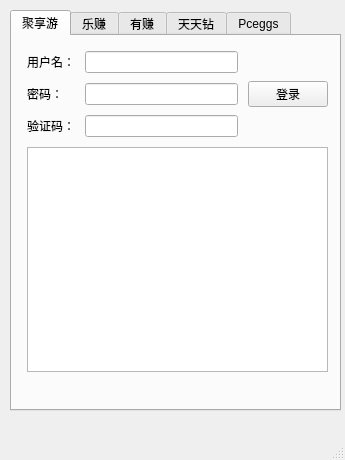
<?xml version="1.0" encoding="UTF-8"?>
<ui version="4.0">
 <class>MainWindow</class>
 <widget class="QMainWindow" name="MainWindow">
  <property name="geometry">
   <rect>
    <x>0</x>
    <y>0</y>
    <width>345</width>
    <height>460</height>
   </rect>
  </property>
  <property name="windowTitle">
   <string>MainWindow</string>
  </property>
  <widget class="QWidget" name="centralwidget">
   <widget class="QTabWidget" name="tabWidget">
    <property name="geometry">
     <rect>
      <x>10</x>
      <y>10</y>
      <width>331</width>
      <height>401</height>
     </rect>
    </property>
    <property name="currentIndex">
     <number>0</number>
    </property>
    <property name="tabBarAutoHide">
     <bool>false</bool>
    </property>
    <widget class="QWidget" name="tab">
     <property name="styleSheet">
      <string notr="true">background-image: url(:/newPrefix/images/juxiangyou.png);</string>
     </property>
     <attribute name="title">
      <string>聚享游</string>
     </attribute>
     <widget class="QWidget" name="">
      <property name="geometry">
       <rect>
        <x>10</x>
        <y>10</y>
        <width>311</width>
        <height>331</height>
       </rect>
      </property>
      <layout class="QGridLayout" name="gridLayout">
       <property name="leftMargin">
        <number>5</number>
       </property>
       <property name="topMargin">
        <number>5</number>
       </property>
       <property name="rightMargin">
        <number>5</number>
       </property>
       <property name="bottomMargin">
        <number>5</number>
       </property>
       <property name="spacing">
        <number>10</number>
       </property>
       <item row="0" column="0">
        <widget class="QLabel" name="label">
         <property name="text">
          <string>用户名：</string>
         </property>
        </widget>
       </item>
       <item row="0" column="1">
        <widget class="QLineEdit" name="jxy_lineEdit_name"/>
       </item>
       <item row="0" column="2" rowspan="3">
        <widget class="QPushButton" name="jxy_pb">
         <property name="text">
          <string>登录</string>
         </property>
        </widget>
       </item>
       <item row="1" column="0">
        <widget class="QLabel" name="label_2">
         <property name="text">
          <string>密码：</string>
         </property>
        </widget>
       </item>
       <item row="1" column="1">
        <widget class="QLineEdit" name="jxy_lineEdit_pwd"/>
       </item>
       <item row="2" column="0">
        <widget class="QLabel" name="label_3">
         <property name="text">
          <string>验证码：</string>
         </property>
        </widget>
       </item>
       <item row="2" column="1">
        <widget class="QLineEdit" name="lineEdit_3"/>
       </item>
       <item row="3" column="0" colspan="3">
        <widget class="QListWidget" name="jxy_dt_list"/>
       </item>
      </layout>
     </widget>
    </widget>
    <widget class="QWidget" name="tab_2">
     <property name="styleSheet">
      <string notr="true">background-image: url(:/newPrefix/images/lezhuan.png);</string>
     </property>
     <attribute name="title">
      <string>乐赚</string>
     </attribute>
     <widget class="QWidget" name="layoutWidget">
      <property name="geometry">
       <rect>
        <x>10</x>
        <y>10</y>
        <width>311</width>
        <height>331</height>
       </rect>
      </property>
      <layout class="QGridLayout" name="gridLayout_2">
       <property name="leftMargin">
        <number>5</number>
       </property>
       <property name="topMargin">
        <number>5</number>
       </property>
       <property name="rightMargin">
        <number>5</number>
       </property>
       <property name="bottomMargin">
        <number>5</number>
       </property>
       <property name="spacing">
        <number>10</number>
       </property>
       <item row="0" column="0">
        <widget class="QLabel" name="label_4">
         <property name="text">
          <string>用户名：</string>
         </property>
        </widget>
       </item>
       <item row="0" column="1">
        <widget class="QLineEdit" name="lz_lineEdit_name"/>
       </item>
       <item row="0" column="2" rowspan="3">
        <widget class="QPushButton" name="lz_pB">
         <property name="text">
          <string>登录</string>
         </property>
        </widget>
       </item>
       <item row="1" column="0">
        <widget class="QLabel" name="label_5">
         <property name="text">
          <string>密码：</string>
         </property>
        </widget>
       </item>
       <item row="1" column="1">
        <widget class="QLineEdit" name="lz_lineEdit_pwd"/>
       </item>
       <item row="2" column="0">
        <widget class="QLabel" name="label_6">
         <property name="text">
          <string>验证码：</string>
         </property>
        </widget>
       </item>
       <item row="2" column="1">
        <widget class="QLineEdit" name="lineEdit_6"/>
       </item>
       <item row="3" column="0" colspan="3">
        <widget class="QListWidget" name="lz_dt_list"/>
       </item>
      </layout>
     </widget>
    </widget>
    <widget class="QWidget" name="tab_3">
     <property name="styleSheet">
      <string notr="true">background-image: url(:/newPrefix/images/youzhuan.png);</string>
     </property>
     <attribute name="title">
      <string>有赚</string>
     </attribute>
     <widget class="QWidget" name="layoutWidget_2">
      <property name="geometry">
       <rect>
        <x>10</x>
        <y>10</y>
        <width>311</width>
        <height>331</height>
       </rect>
      </property>
      <layout class="QGridLayout" name="gridLayout_3">
       <property name="leftMargin">
        <number>5</number>
       </property>
       <property name="topMargin">
        <number>5</number>
       </property>
       <property name="rightMargin">
        <number>5</number>
       </property>
       <property name="bottomMargin">
        <number>5</number>
       </property>
       <property name="spacing">
        <number>10</number>
       </property>
       <item row="0" column="0">
        <widget class="QLabel" name="label_7">
         <property name="text">
          <string>用户名：</string>
         </property>
        </widget>
       </item>
       <item row="0" column="1">
        <widget class="QLineEdit" name="yz_lineEdit_name"/>
       </item>
       <item row="0" column="2" rowspan="3">
        <widget class="QPushButton" name="yz_pB">
         <property name="text">
          <string>登录</string>
         </property>
        </widget>
       </item>
       <item row="1" column="0">
        <widget class="QLabel" name="label_8">
         <property name="text">
          <string>密码：</string>
         </property>
        </widget>
       </item>
       <item row="1" column="1">
        <widget class="QLineEdit" name="yz_lineEdit_pwd"/>
       </item>
       <item row="2" column="0">
        <widget class="QLabel" name="label_9">
         <property name="text">
          <string>验证码：</string>
         </property>
        </widget>
       </item>
       <item row="2" column="1">
        <widget class="QLineEdit" name="lineEdit_9"/>
       </item>
       <item row="3" column="0" colspan="3">
        <widget class="QListWidget" name="yz_dt_list"/>
       </item>
      </layout>
     </widget>
    </widget>
    <widget class="QWidget" name="tab_4">
     <property name="styleSheet">
      <string notr="true">background-image: url(:/newPrefix/images/ttz.png);</string>
     </property>
     <attribute name="title">
      <string>天天钻</string>
     </attribute>
     <widget class="QWidget" name="layoutWidget_3">
      <property name="geometry">
       <rect>
        <x>10</x>
        <y>10</y>
        <width>311</width>
        <height>331</height>
       </rect>
      </property>
      <layout class="QGridLayout" name="gridLayout_4">
       <property name="leftMargin">
        <number>5</number>
       </property>
       <property name="topMargin">
        <number>5</number>
       </property>
       <property name="rightMargin">
        <number>5</number>
       </property>
       <property name="bottomMargin">
        <number>5</number>
       </property>
       <property name="spacing">
        <number>10</number>
       </property>
       <item row="0" column="0">
        <widget class="QLabel" name="label_10">
         <property name="text">
          <string>用户名：</string>
         </property>
        </widget>
       </item>
       <item row="0" column="1">
        <widget class="QLineEdit" name="ttz_lineEdit_name"/>
       </item>
       <item row="0" column="2" rowspan="3">
        <widget class="QPushButton" name="ttz_pB">
         <property name="text">
          <string>登录</string>
         </property>
        </widget>
       </item>
       <item row="1" column="0">
        <widget class="QLabel" name="label_11">
         <property name="text">
          <string>密码：</string>
         </property>
        </widget>
       </item>
       <item row="1" column="1">
        <widget class="QLineEdit" name="ttz_lineEdit_pwd"/>
       </item>
       <item row="2" column="0">
        <widget class="QLabel" name="label_12">
         <property name="text">
          <string>验证码：</string>
         </property>
        </widget>
       </item>
       <item row="2" column="1">
        <widget class="QLineEdit" name="lineEdit_12"/>
       </item>
       <item row="3" column="0" colspan="3">
        <widget class="QListWidget" name="ttz_dt_list"/>
       </item>
      </layout>
     </widget>
    </widget>
    <widget class="QWidget" name="tab_5">
     <property name="styleSheet">
      <string notr="true">background-image: url(:/newPrefix/images/pceggs.png);</string>
     </property>
     <attribute name="title">
      <string>Pceggs</string>
     </attribute>
     <widget class="QWidget" name="layoutWidget_4">
      <property name="geometry">
       <rect>
        <x>10</x>
        <y>10</y>
        <width>311</width>
        <height>331</height>
       </rect>
      </property>
      <layout class="QGridLayout" name="gridLayout_5">
       <property name="leftMargin">
        <number>5</number>
       </property>
       <property name="topMargin">
        <number>5</number>
       </property>
       <property name="rightMargin">
        <number>5</number>
       </property>
       <property name="bottomMargin">
        <number>5</number>
       </property>
       <property name="spacing">
        <number>10</number>
       </property>
       <item row="0" column="0">
        <widget class="QLabel" name="label_13">
         <property name="text">
          <string>用户名：</string>
         </property>
        </widget>
       </item>
       <item row="0" column="1">
        <widget class="QLineEdit" name="eg_lineEdit_name"/>
       </item>
       <item row="0" column="2" rowspan="3">
        <widget class="QPushButton" name="eg_pB">
         <property name="text">
          <string>登录</string>
         </property>
        </widget>
       </item>
       <item row="1" column="0">
        <widget class="QLabel" name="label_14">
         <property name="text">
          <string>密码：</string>
         </property>
        </widget>
       </item>
       <item row="1" column="1">
        <widget class="QLineEdit" name="eg_lineEdit_pwd"/>
       </item>
       <item row="2" column="0">
        <widget class="QLabel" name="label_15">
         <property name="text">
          <string>验证码：</string>
         </property>
        </widget>
       </item>
       <item row="2" column="1">
        <widget class="QLineEdit" name="lineEdit_15"/>
       </item>
       <item row="3" column="0" colspan="3">
        <widget class="QListWidget" name="eg_dt_list"/>
       </item>
      </layout>
     </widget>
    </widget>
   </widget>
   <zorder>tabWidget</zorder>
   <zorder></zorder>
  </widget>
  <widget class="QStatusBar" name="statusbar"/>
  <widget class="QMenuBar" name="menubar">
   <property name="geometry">
    <rect>
     <x>0</x>
     <y>0</y>
     <width>345</width>
     <height>23</height>
    </rect>
   </property>
  </widget>
 </widget>
 <resources>
  <include location="bg.qrc"/>
 </resources>
 <connections/>
</ui>
